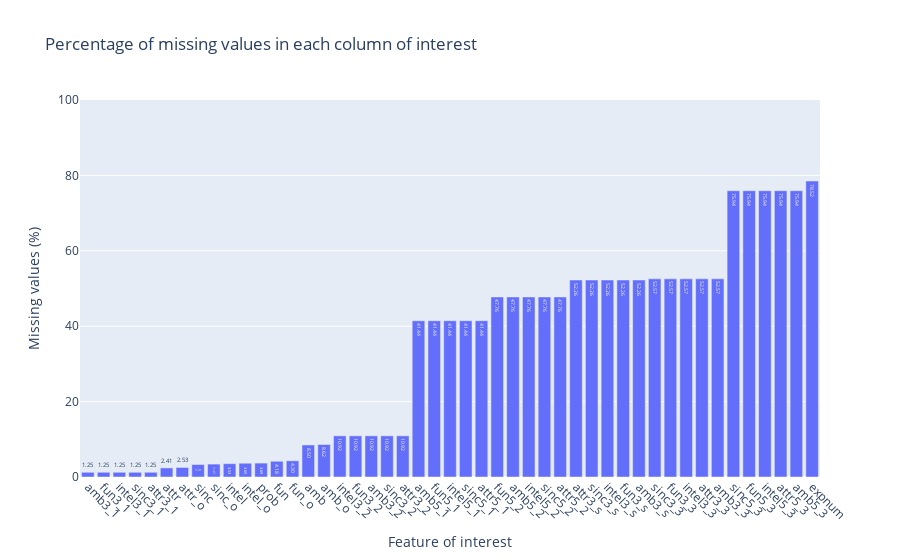

Source (notebook cell):
### Markdown cell above
Variables d'intérêt pour répondre à cette question, d'après le fichier 'Speed+Dating+Data+Key.doc' :
- avant les rencontres :
    - combien de partenaires (sur 20) cette personne pense vont demander à continuer avec elle : 'expnum' 
    - comment se perçoit-elle : 'attr3_1' Attractive, 'sinc3_1' Sincere, 'int3_1' Intelligent, 'fun3_1' Fun, 'amb3_1' Ambitious
    - comment pense-t-elle être perçue par les autres : 'attr5_1' Attractive, 'sinc5_1' Sincere, 'int5_1' Intelligent, 'fun5_1' Fun, 'amb5_1' Ambitious
- pendant les rencontres :
    - comment elle a noté ses partenaires (et donc comment ils l'ont notée dans leurs fiches) : 'attr', 'sinc', 'intel', 'fun', 'amb' 
    - quelle probabilité met-elle (sur 10) sur le fait que son partenaire demande à continuer : 'prob'
- au milieu du speed dating :
    - comment se perçoit-elle : 'attr3_s' Attractive, 'sinc3_s' Sincere, 'int3_s' Intelligent, 'fun3_s' Fun, 'amb3_s' Ambitious
- à la fin du speed dating :
    - comment se perçoit-elle : 'attr3_2' Attractive, 'sinc3_2' Sincere, 'int3_2' Intelligent, 'fun3_2' Fun, 'amb3_2' Ambitious
    - comment pense-t-elle être perçue par les autres : 'attr5_2' Attractive, 'sinc5_2' Sincere, 'int5_2' Intelligent, 'fun5_2' Fun, 'amb5_2' Ambitious
- 3-4 semaines après le speed dating :
    - comment se perçoit-elle : 'attr3_3' Attractive, 'sinc3_3' Sincere, 'int3_3' Intelligent, 'fun3_3' Fun, 'amb3_3' Ambitious
    - comment pense-t-elle être perçue par les autres : 'attr5_3' Attractive, 'sinc5_3' Sincere, 'int5_3' Intelligent, 'fun5_3' Fun, 'amb5_3' Ambitious

### Code cell
# choix des variables à étudier selon leur taux de remplissage

col_of_interest = ['expnum', 'prob', 'attr', 'sinc', 'intel', 'fun', 'amb', 'attr_o', 'sinc_o', 'intel_o', 'fun_o', 'amb_o',
                   'attr5_1', 'sinc5_1', 'intel5_1', 'fun5_1', 'amb5_1', 'attr5_2', 'sinc5_2', 'intel5_2', 'fun5_2', 'amb5_2', 
                   'attr5_3', 'sinc5_3', 'intel5_3', 'fun5_3', 'amb5_3', 'attr3_1', 'sinc3_1', 'intel3_1', 'fun3_1', 'amb3_1', 
                   'attr3_s', 'sinc3_s', 'intel3_s', 'fun3_s', 'amb3_s', 'attr3_2', 'sinc3_2', 'intel3_2', 'fun3_2', 'amb3_2', 
                   'attr3_3', 'sinc3_3', 'intel3_3', 'fun3_3', 'amb3_3']

dict_missing = {}
for i in range(len(col_of_interest)):
    dict_missing[i] = [col_of_interest[i], (100 * Tinder.loc[:,col_of_interest[i]].isnull().sum() / Tinder.shape[0])]
df_missing = pd.DataFrame(data=dict_missing).T
df_missing.columns = ['column', 'perc_missing']
df_missing = df_missing.sort_values('perc_missing')
df_missing = df_missing.reset_index(drop=True)

fig = px.bar(df_missing, x='column', y='perc_missing',
        labels={
            'column': 'Feature of interest',
            'perc_missing': 'Missing values (%)'
        },
        text_auto='.2f', title='Percentage of missing values in each column of interest')

fig.update_xaxes(tickangle=45)
fig.update_layout(yaxis_range=[0,100])
fig.show()

### Figure 1 — Plotly figure (JSON) as saved in the notebook; plotly's stock layout.template omitted (floating-point values rounded to 4 significant figures)
{"data": [{"alignmentgroup": "True", "hovertemplate": "Feature of interest=%{x}<br>Missing values (%)=%{y}<extra></extra>", "legendgroup": "", "marker": {"color": "#636efa", "pattern": {"shape": ""}}, "name": "", "offsetgroup": "", "orientation": "v", "showlegend": false, "textposition": "auto", "texttemplate": "%{y:.2f}", "type": "bar", "x": ["amb3_1", "fun3_1", "intel3_1", "sinc3_1", "attr3_1", "attr", "attr_o", "sinc", "sinc_o", "intel", "intel_o", "prob", "fun", "fun_o", "amb", "amb_o", "intel3_2", "fun3_2", "amb3_2", "sinc3_2", "attr3_2", "amb5_1", "fun5_1", "intel5_1", "sinc5_1", "attr5_1", "fun5_2", "amb5_2", "intel5_2", "sinc5_2", "attr5_2", "attr3_s", "sinc3_s", "intel3_s", "fun3_s", "amb3_s", "sinc3_3", "fun3_3", "intel3_3", "attr3_3", "amb3_3", "sinc5_3", "fun5_3", "intel5_3", "attr5_3", "amb5_3", "expnum"], "xaxis": "x", "y": [1.253, 1.253, 1.253, 1.253, 1.253, 2.411, 2.53, 3.306, 3.426, 3.533, 3.652, 3.688, 4.178, 4.297, 8.498, 8.618, 10.92, 10.92, 10.92, 10.92, 10.92, 41.44, 41.44, 41.44, 41.44, 41.44, 47.76, 47.76, 47.76, 47.76, 47.76, 52.26, 52.26, 52.26, 52.26, 52.26, 52.57, 52.57, 52.57, 52.57, 52.57, 75.94, 75.94, 75.94, 75.94, 75.94, 78.52], "yaxis": "y"}], "layout": {"barmode": "relative", "legend": {"tracegroupgap": 0}, "title": {"text": "Percentage of missing values in each column of interest"}, "xaxis": {"anchor": "y", "domain": [0, 1], "tickangle": 45, "title": {"text": "Feature of interest"}}, "yaxis": {"anchor": "x", "domain": [0, 1], "range": [0, 100], "title": {"text": "Missing values (%)"}}}}
